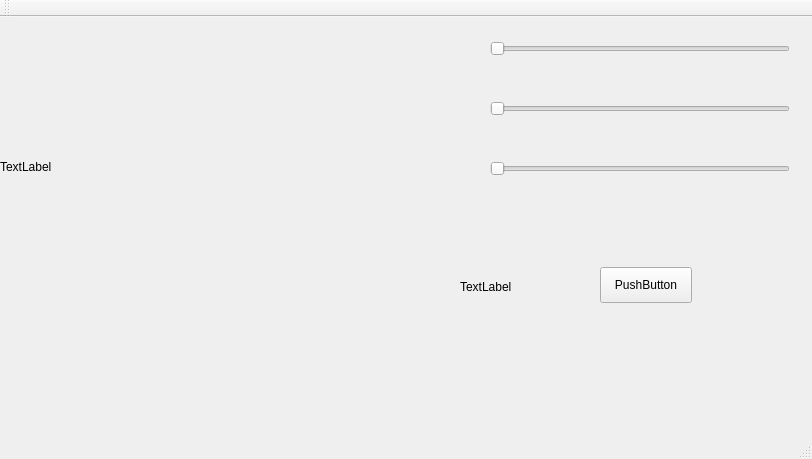
<?xml version="1.0" encoding="UTF-8"?>
<ui version="4.0">
 <class>MainWindow</class>
 <widget class="QMainWindow" name="MainWindow">
  <property name="geometry">
   <rect>
    <x>0</x>
    <y>0</y>
    <width>812</width>
    <height>459</height>
   </rect>
  </property>
  <property name="windowTitle">
   <string>MainWindow</string>
  </property>
  <widget class="QWidget" name="centralWidget">
   <widget class="QLabel" name="label">
    <property name="geometry">
     <rect>
      <x>0</x>
      <y>0</y>
      <width>300</width>
      <height>300</height>
     </rect>
    </property>
    <property name="text">
     <string>TextLabel</string>
    </property>
   </widget>
   <widget class="QSlider" name="horizontalSlider">
    <property name="geometry">
     <rect>
      <x>490</x>
      <y>20</y>
      <width>300</width>
      <height>24</height>
     </rect>
    </property>
    <property name="maximum">
     <number>255</number>
    </property>
    <property name="orientation">
     <enum>Qt::Horizontal</enum>
    </property>
   </widget>
   <widget class="QSlider" name="horizontalSlider_2">
    <property name="geometry">
     <rect>
      <x>490</x>
      <y>80</y>
      <width>300</width>
      <height>24</height>
     </rect>
    </property>
    <property name="maximum">
     <number>255</number>
    </property>
    <property name="orientation">
     <enum>Qt::Horizontal</enum>
    </property>
   </widget>
   <widget class="QSlider" name="horizontalSlider_3">
    <property name="geometry">
     <rect>
      <x>490</x>
      <y>140</y>
      <width>300</width>
      <height>24</height>
     </rect>
    </property>
    <property name="maximum">
     <number>255</number>
    </property>
    <property name="orientation">
     <enum>Qt::Horizontal</enum>
    </property>
   </widget>
   <widget class="QPushButton" name="pushButton">
    <property name="geometry">
     <rect>
      <x>600</x>
      <y>250</y>
      <width>92</width>
      <height>36</height>
     </rect>
    </property>
    <property name="text">
     <string>PushButton</string>
    </property>
   </widget>
   <widget class="QLabel" name="label2">
    <property name="geometry">
     <rect>
      <x>460</x>
      <y>260</y>
      <width>63</width>
      <height>20</height>
     </rect>
    </property>
    <property name="text">
     <string>TextLabel</string>
    </property>
   </widget>
  </widget>
  <widget class="QMenuBar" name="menuBar">
   <property name="geometry">
    <rect>
     <x>0</x>
     <y>0</y>
     <width>812</width>
     <height>28</height>
    </rect>
   </property>
  </widget>
  <widget class="QToolBar" name="mainToolBar">
   <attribute name="toolBarArea">
    <enum>TopToolBarArea</enum>
   </attribute>
   <attribute name="toolBarBreak">
    <bool>false</bool>
   </attribute>
  </widget>
  <widget class="QStatusBar" name="statusBar"/>
 </widget>
 <layoutdefault spacing="6" margin="11"/>
 <resources/>
 <connections/>
</ui>
